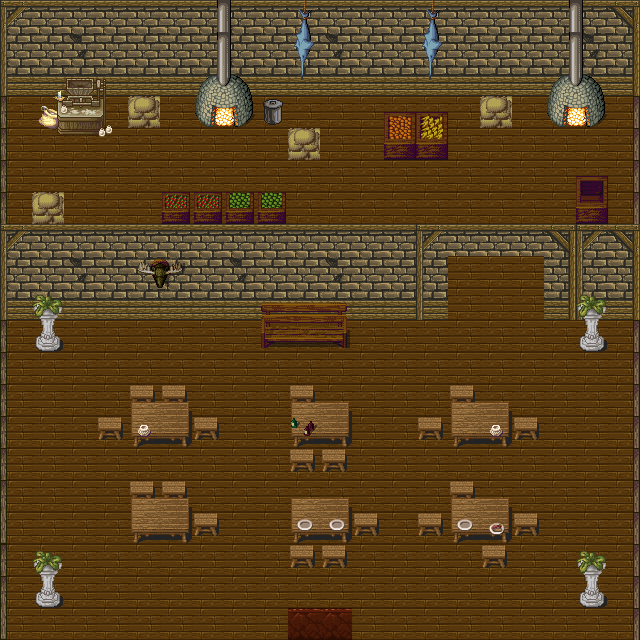

This game map was drawn from its Tiled (.tmx) file and the tilesets committed beside it. A one-line description and the trimmed map source follow:
An orthogonal 20x20 tile map with 32x32 px tiles, 4 tile layers (villagerSpawn, ground, collision, above), 3 tilesets and 1 object (house3Exit).

<map version="1.0" orientation="orthogonal" renderorder="right-down" width="20" height="20" tilewidth="32" tileheight="32">
 <tileset firstgid="1" name="hyptosis_til-art-batch-2" tilewidth="32" tileheight="32">
  <image source="tilesets/hyptosis_til-art-batch-2.png" trans="ff00ff" width="960" height="960" />
 </tileset>
 <tileset firstgid="901" name="hyptosis_tile-art-batch-1" tilewidth="32" tileheight="32">
  <image source="tilesets/hyptosis_tile-art-batch-1.png" trans="ff00ff" width="960" height="960" />
 </tileset>
 <tileset firstgid="1801" name="TileC" tilewidth="32" tileheight="32">
  <image source="tilesets/TileC.png" trans="ff00ff" width="512" height="512" />
 </tileset>
 <layer name="villagerSpawn" width="20" height="20">
  <data>[400 cells, 5 non-empty, 1 distinct tile ids]</data>
 </layer>
 <layer name="ground" width="20" height="20">
  <data>[400 cells, 338 non-empty, 2 distinct tile ids]</data>
 </layer>
 <layer name="collision" width="20" height="20">
  <data>[400 cells, 216 non-empty, 33 distinct tile ids]</data>
 </layer>
 <layer name="above" width="20" height="20">
  <data>[400 cells, 83 non-empty, 29 distinct tile ids]</data>
 </layer>
 <objectgroup width="20" height="20" name="objectDoorway">
  <object name="house3Exit" x="288" y="608" width="64" height="32">
   <properties>
    <property name="destX" value="-80" />
    <property name="destY" value="-70" />
    <property name="mapName" value="LargeMapGrasslands.tmx" />
   </properties>
  </object>
 </objectgroup>
</map>
